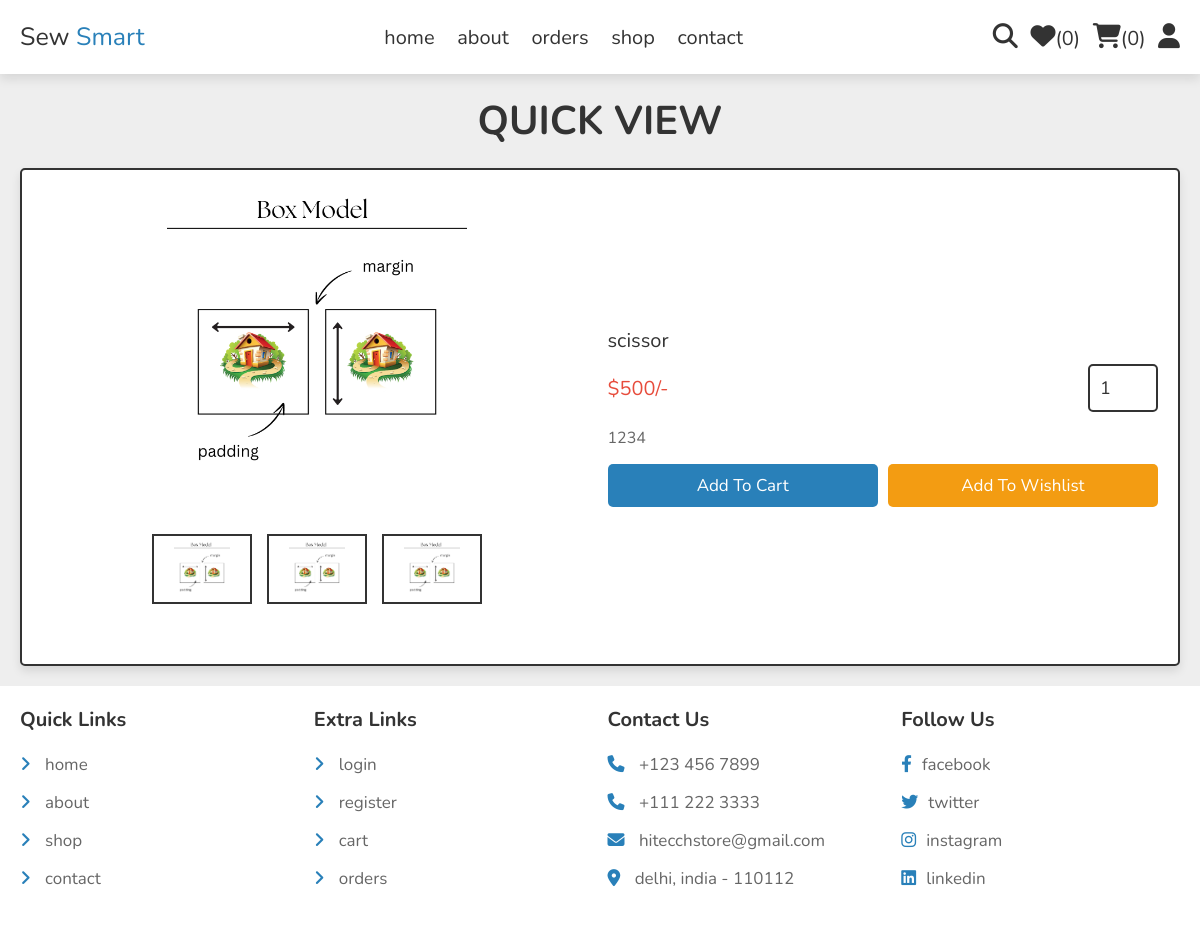
The page /quick_view.php?pid=1 on the database its author committed.
### tables this page shows
CREATE TABLE `products` (
  `id` int(100) NOT NULL,
  `name` varchar(100) NOT NULL,
  `details` varchar(500) NOT NULL,
  `price` int(10) NOT NULL,
  `image_01` varchar(100) NOT NULL,
  `image_02` varchar(100) NOT NULL,
  `image_03` varchar(100) NOT NULL
);

### quick_view.php (the view, shortened to what this page needs)
<?php
include 'components/connect.php';
?>
<!DOCTYPE html>
<html lang="en">
<head>
   <link rel="stylesheet" href="https://cdnjs.cloudflare.com/ajax/libs/font-awesome/6.1.1/css/all.min.css">
   <link rel="stylesheet" href="css/style.css">
</head>
<body>
<?php include 'components/user_header.php'; ?>
<section class="quick-view">
   <h1 class="heading">quick view</h1>
   <?php
     $pid = $_GET['pid'];
     $select_products = $conn->prepare("SELECT * FROM `products` WHERE id = ?");
     $select_products->execute([$pid]);
     if($select_products->rowCount() > 0){
      while($fetch_product = $select_products->fetch(PDO::FETCH_ASSOC)){
   ?>
   <form action="" method="post" class="box">
      <div class="row">
         <div class="image-container">
            <div class="main-image">
               <img src="uploaded_img/<?= $fetch_product['image_01']; ?>" alt="">
            </div>
            <div class="sub-image">
               <img src="uploaded_img/<?= $fetch_product['image_01']; ?>" alt="">
               <img src="uploaded_img/<?= $fetch_product['image_02']; ?>" alt="">
               <img src="uploaded_img/<?= $fetch_product['image_03']; ?>" alt="">
            </div>
         </div>
         <div class="content">
            <div class="name"><?= $fetch_product['name']; ?></div>
            <div class="flex">
               <div class="price"><span>$</span><?= $fetch_product['price']; ?><span>/-</span></div>
               <input type="number" name="qty" class="qty" min="1" max="99" onkeypress="if(this.value.length == 2) return false;" value="1">
            </div>
            <div class="details"><?= $fetch_product['details']; ?></div>
            <div class="flex-btn">
               <input type="submit" value="add to cart" class="btn" name="add_to_cart">
               <input class="option-btn" type="submit" name="add_to_wishlist" value="add to wishlist">
            </div>
         </div>
      </div>
   </form>
   <?php
      }
   }else{
      echo '<p class="empty">no products added yet!</p>';
   }
   ?>
</section>
<?php include 'components/footer.php'; ?>
</body>
</html>

### css/style.css (style rules this page uses)
:root { --main-color:#2980b9; --orange:#f39c12; --red:#e74c3c; --black:#333; --white:#fff; --light-color:#666; --light-bg:#eee; --border:.2rem solid var(--black); --box-shadow:0 .5rem 1rem rgba(0,0,0,.1); }
* { font-family: 'Nunito', sans-serif; margin:0; padding:0; box-sizing: border-box; outline: none; border:none; text-decoration: none; }
html { font-size: 62.5%; overflow-x: hidden; }
body { background-color: var(--light-bg); }
section { padding:2rem; max-width: 1200px; margin:0 auto; }
.heading { font-size: 4rem; color:var(--black); margin-bottom: 2rem; text-align: center; text-transform: uppercase; }
.btn, .delete-btn, .option-btn { display: block; width: 100%; margin-top: 1rem; border-radius: .5rem; padding:1rem 3rem; font-size: 1.7rem; text-transform: capitalize; color:var(--white); cursor: pointer; text-align: center; }
.btn { background-color: var(--main-color); }
.option-btn { background-color: var(--orange); }
.flex-btn { display: flex; gap:1rem; }
.quick-view form { padding:2rem; border-radius: .5rem; border:var(--border); background-color: var(--white); box-shadow: var(--box-shadow); margin-top: 1rem; }
.quick-view form .row { display: flex; align-items: center; gap:1.5rem; flex-wrap: wrap; }
.quick-view form .row .image-container { margin-bottom: 2rem; flex:1 1 40rem; }
.quick-view form .row .image-container .main-image img { height: 30rem; width: 100%; object-fit: contain; }
.quick-view form .row .image-container .sub-image { display: flex; gap:1.5rem; justify-content: center; margin-top: 2rem; }
.quick-view form .row .image-container .sub-image img { height: 7rem; width: 10rem; object-fit: contain; padding:.5rem; border:var(--border); cursor: pointer; transition: .2s linear; }
.quick-view form img { width: 100%; height: 20rem; object-fit: contain; margin-bottom: 2rem; }
.quick-view form .row .content { flex:1 1 40rem; }
.quick-view form .row .content .name { font-size: 2rem; color:var(--black); }
.quick-view form .row .flex { display: flex; align-items: center; justify-content: space-between; gap:1rem; margin:1rem 0; }
.quick-view form .row .flex .qty { width: 7rem; padding:1rem; border:var(--border); font-size: 1.8rem; color:var(--black); border-radius: .5rem; }
.quick-view form .row .flex .price { font-size: 2rem; color:var(--red); }
.quick-view form .row .content .details { font-size: 1.6rem; color:var(--light-color); line-height: 2; }

### rows shown on the page
products: image_01 (picture), image_02 (picture), image_03 (picture), name "scissor", price "500", details "1234"

### other values the page prints
$total_wishlist_counts "0"
$total_cart_counts "0"
